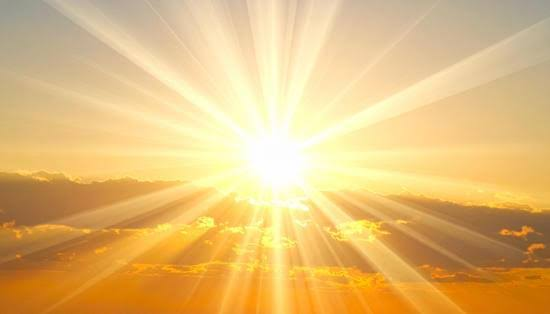
#> input picture images/sun.jpeg, 550 x 314 px, found by its file name
$ jupyter execute ComputerVisionAssignment1.ipynb
#> lines starting #> are read from the running program, lines starting #| are printed output that depends on the picture; after the words box and inside, x2 and y2 are one past the last pixel; in counts of white or black regions, pixels touching at a corner belong together
## `Assignment-1 `

## Objective

This assignment focuses on advanced pixel-level image manipulation using NumPy, PIL, and OpenCV. The tasks include array-level pixel manipulation, random image cropping, image compositing, grayscale conversion, and custom kernel filtering.

### Step 1: Loading, Inspecting, and Displaying Two Images

In this step, two images are loaded from Google Drive and converted to RGB format. Their dimensions and data types are inspected before displaying them.

[cell 1]
import requests
from io import BytesIO
from PIL import Image
import numpy as np
import matplotlib.pyplot as plt
import cv2

# GitHub image URLs
sun_url = "https://raw.githubusercontent.com/MashaelAlshehir/Computer-Vision-Final-Project/main/images/sun.jpeg"
rose_url = "https://raw.githubusercontent.com/MashaelAlshehir/Computer-Vision-Final-Project/main/images/rose.jpeg"

# Load Sun image
sun_response = requests.get(sun_url)
sun = np.asarray(
    Image.open(BytesIO(sun_response.content)).convert("RGB")
).copy()
#> sun is the input picture: shape (314, 550, 3); mean R, G, B 227, 188.2, 120.8

# Load Rose image
rose_response = requests.get(rose_url)
rose = np.asarray(
    Image.open(BytesIO(rose_response.content)).convert("RGB")
).copy()
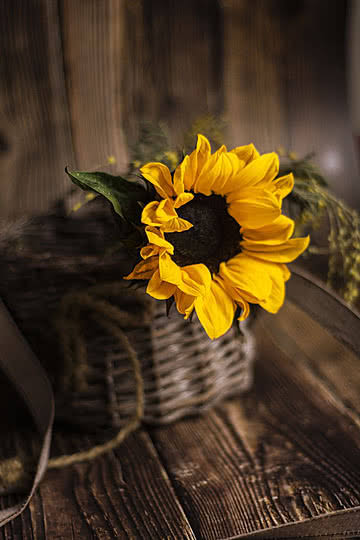
#> input picture images/rose.jpeg, 360 x 540 px, found by its file name
#> rose is the input picture: shape (540, 360, 3); mean R, G, B 77.3, 57.5, 33.3

# Inspect images
print("Sun shape:", sun.shape)
#| Sun shape: (314, 550, 3)
print("Rose shape:", rose.shape)
#| Rose shape: (540, 360, 3)

# Display images
plt.figure(figsize=(10, 4))

plt.subplot(1, 2, 1)
plt.imshow(sun)
plt.title("Sun")
plt.axis("off")

plt.subplot(1, 2, 2)
plt.imshow(rose)
plt.title("Rose")
plt.axis("off")

plt.show()
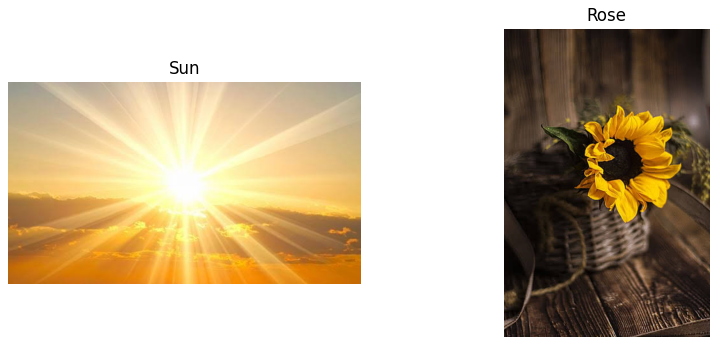
#> figure drawn by matplotlib, 2 panels

### Step 2: Manipulating Image Matrices Directly

Images are represented as NumPy arrays. A single pixel can be accessed and modified directly using its row and column coordinates. In this step, one pixel is changed to red.

[cell 2]
sun_modified = sun.copy()

print("Original pixel value:", sun_modified[100, 100])
#| Original pixel value: [241 211 157]

sun_modified[100, 100] = [255, 0, 0]
#> sun_modified: shape (314, 550, 3); under 0.01% of pixels changed, all inside (x1, y1, x2, y2) = (100, 100, 101, 101)

print("Modified pixel value:", sun_modified[100, 100])
#| Modified pixel value: [255   0   0]

plt.figure(figsize=(6, 5))
plt.imshow(sun_modified)
plt.title("Sun Image After Pixel Manipulation")
plt.axis("off")
plt.show()

### Step 3: Random 30×30 Crop and Paste

A 30×30 pixel region is randomly selected from the Sun image and pasted at a random location on the Rose image. The resulting image is named Image3.

[cell 3]
image3 = rose.copy()

crop_size = 30

sun_h, sun_w = sun.shape[:2]
#> sun_h = 314; sun_w = 550

y1 = np.random.randint(0, sun_h - crop_size + 1)
#> y1 = 172
x1 = np.random.randint(0, sun_w - crop_size + 1)
#> x1 = 192

crop = sun[y1:y1 + crop_size, x1:x1 + crop_size]
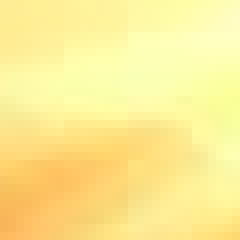
#> crop: shape (30, 30, 3) (shown 8 times larger); mean R, G, B 253.5, 235.9, 147.8

img3_h, img3_w = image3.shape[:2]
#> img3_h = 540; img3_w = 360

y2 = np.random.randint(0, img3_h - crop_size + 1)
#> y2 = 323
x2 = np.random.randint(0, img3_w - crop_size + 1)
#> x2 = 251

image3[y2:y2 + crop_size, x2:x2 + crop_size] = crop
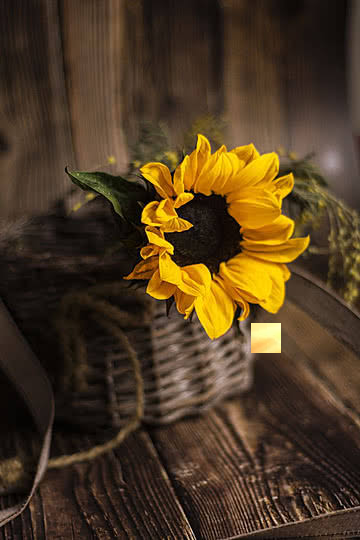
#> image3: shape (540, 360, 3); 0.46% of pixels changed, all inside (x1, y1, x2, y2) = (251, 323, 281, 353)

plt.figure(figsize=(6, 5))
plt.imshow(image3)
plt.title("Image3")
plt.axis("off")
plt.show()

print("Crop location in Sun:", (x1, y1))
#| Crop location in Sun: (192, 172)
print("Paste location in Image3:", (x2, y2))
#| Paste location in Image3: (251, 323)
print("Image3 shape:", image3.shape)
#| Image3 shape: (540, 360, 3)

### Step 4: Converting Images to Grayscale

The Sun, Rose, and Image3 images are converted from RGB to grayscale using OpenCV. A grayscale image contains a single intensity channel instead of three RGB channels.

[cell 4]
sun_gray = cv2.cvtColor(sun, cv2.COLOR_RGB2GRAY)
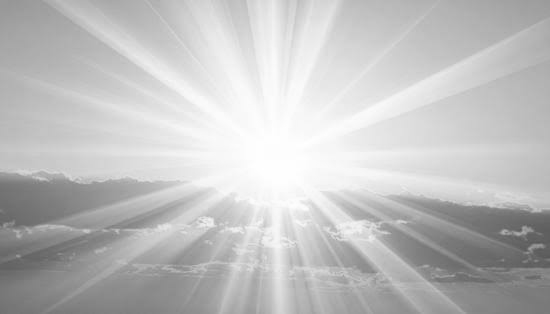
#> sun_gray: shape (314, 550); min 88, max 255, mean 192.1
rose_gray = cv2.cvtColor(rose, cv2.COLOR_RGB2GRAY)
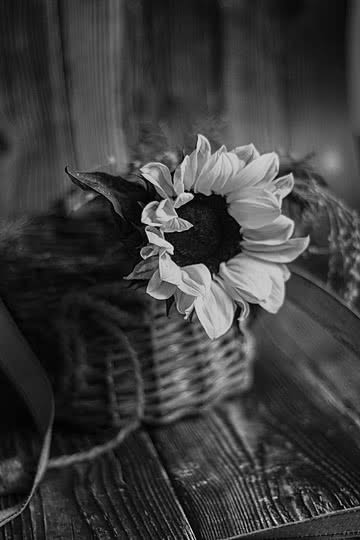
#> rose_gray: shape (540, 360); min 0, max 233, mean 60.7
image3_gray = cv2.cvtColor(image3, cv2.COLOR_RGB2GRAY)

plt.figure(figsize=(12, 4))

plt.subplot(1, 3, 1)
plt.imshow(sun_gray, cmap="gray")
plt.title("Sun - Grayscale")
plt.axis("off")

plt.subplot(1, 3, 2)
plt.imshow(rose_gray, cmap="gray")
plt.title("Rose - Grayscale")
plt.axis("off")

plt.subplot(1, 3, 3)
plt.imshow(image3_gray, cmap="gray")
plt.title("Image3 - Grayscale")
plt.axis("off")

plt.show()

print("Sun grayscale shape:", sun_gray.shape)
#| Sun grayscale shape: (314, 550)
print("Rose grayscale shape:", rose_gray.shape)
#| Rose grayscale shape: (540, 360)
print("Image3 grayscale shape:", image3_gray.shape)
#| Image3 grayscale shape: (540, 360)

### Step 5: Sharpening Image3 Using a Custom Kernel

A custom 3×3 sharpening kernel is applied to the grayscale version of Image3. The kernel enhances local intensity differences, making edges and details more visible.

[cell 5]
kernel = np.array([
    [ 0, -1,  0],
    [-1,  5, -1],
    [ 0, -1,  0]
])

image3_sharpened = cv2.filter2D(
    image3_gray,
    -1,
    kernel
)
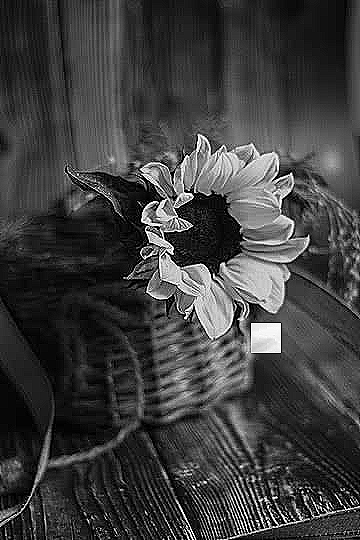
#> image3_sharpened: shape (540, 360); min 0, max 255, mean 62.4

plt.figure(figsize=(12, 5))

plt.subplot(1, 2, 1)
plt.imshow(image3_gray, cmap="gray")
plt.title("Image3 - Grayscale")
plt.axis("off")

plt.subplot(1, 2, 2)
plt.imshow(image3_sharpened, cmap="gray")
plt.title("Image3 - Sharpened")
plt.axis("off")

plt.show()
